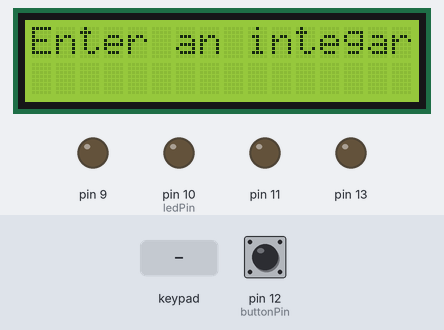
Bench run of a sketch on a simulated Arduino Uno, built with avr-gcc and run on an emulated ATmega328P. Parts: 16×2 character LCD, output pins drawn as LEDs (lit = HIGH). The inputs (shaded band) are chosen by the test bench; at power-on: pin 12 (buttonPin) LOW.

Above: at 2.1 s.
At 5.2 s:
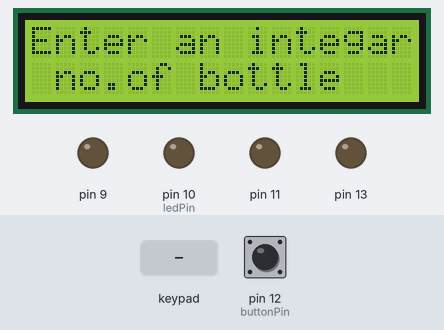
5.3 s: keypad keys 6 7 8 # pressed 0.4 s apart
At 6.3 s:
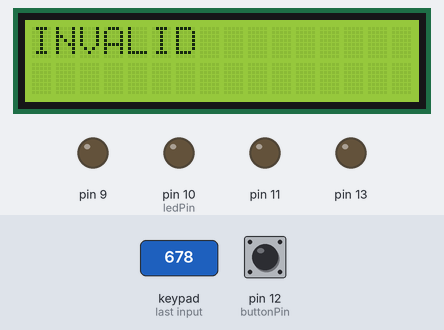
At 8.3 s:
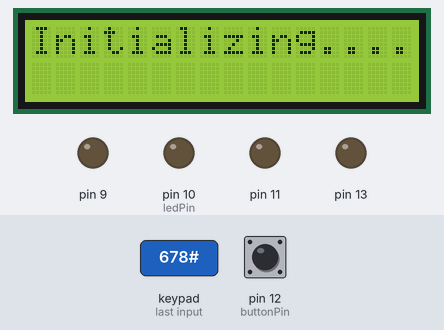
9.1 s: keypad keys 6 7 8 pressed 0.4 s apart
At 11.5 s:
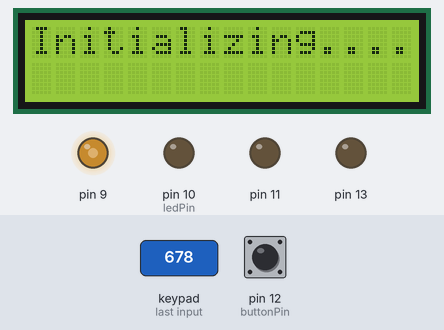
13.3 s: key '5' pressed
16.3 s: key '6' pressed
19.3 s: key '7' pressed
22.3 s: key '8' pressed
Timing chart, 0 to 25.3 s (numbered marks = the images above; inputs shaded):
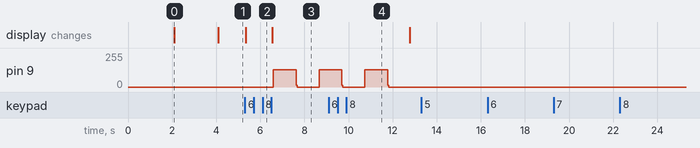

The sketch:

Bottle_filling1111111.ino
```cpp
#include <Keypad.h>
#include <Wire.h>
#include <LiquidCrystal_I2C.h>
LiquidCrystal_I2C lcd(0x27, 16, 2);
int pulse=650;
//#include <Stepper.h>
const int buttonPin = 12;     // the number of the pushbutton pin
const int ledPin =  10;      // the number of the LED pin
const byte ROWS = 4; //four rows
const byte COLS = 3; //three columns
/*void stepper(bool direction , int steps)
{
  for(int i=0; i<steps ; i++)
  {
  digitalWrite(11,direction);
  digitalWrite(9,1);
  delayMicroseconds(pulse);
  digitalWrite(9,0);
  delayMicroseconds(pulse);
  }
}*/
char keys[ROWS][COLS] = {
  {'1','2','3'},
  {'4','5','6'},
  {'7','8','9'},
  {'*','0','#'}
};
byte rowPins[ROWS] = {2,3,4,5}; //connect to the row pinouts of the keypad
byte colPins[COLS] = {6,7,8}; //connect to the column pinouts of the keypad

Keypad keypad = Keypad( makeKeymap(keys), rowPins, colPins, ROWS, COLS );
//const int stepsPerRevolution = 200;
//Stepper myStepper(stepsPerRevolution, 8,9, 10, 11);
// variables will change:
int buttonState = 0;         // variable for reading the pushbutton status

void setup() {
  // initialize the LED pin as an output:
  lcd.begin();
  lcd.backlight();
  lcd.setCursor(4,0);
  lcd.print("Hello!");
  delay(2000);
  lcd.clear();
  lcd.print("Enter an integar");
  //lcd.print("initialozing...");
  delay(2000);
  Serial.begin(9600);
  //myStepper.setSpeed(100);
  pinMode(ledPin, OUTPUT);
  // initialize the pushbutton pin as an input:
  pinMode(buttonPin, INPUT);
  pinMode(13,OUTPUT);
  pinMode(9,OUTPUT);
  pinMode(11,OUTPUT);
  Serial.begin(9600);
}
int flag=0;
int p=0;
int m=0;
int n;
int i=0;
void loop() {
//  lcd.clear();
  lcd.setCursor(1,1);
  lcd.print("no.of bottle ");
  char key = keypad.getKey();

  if (key){
    n=int(key)-48;
    lcd.clear();
    lcd.print("bottle ");
    lcd.print(n);
    //Serial.println(key);
    //Serial.print("\n");
    //Serial.print(n);
    p++;
  }
  if(n<5){
  if (p>=1){
  /*myStepper.step(-stepsPerRevolution);
  delay(5000);*/
  lcd.clear();
  lcd.print("Initializing....");
  buttonState = digitalRead(buttonPin);
  if(buttonState==LOW)
  {
         digitalWrite(11,LOW);
         int U;
         for(U=0;U<800;U++)
         {
             digitalWrite(9,HIGH);
             delayMicroseconds(pulse);
             digitalWrite(9,LOW);
             delayMicroseconds(pulse);
         }
         /*stepper(0,800);//// stepper(direction 1 or 0, steps number)
         delay(2000);*/
  }
  if (buttonState == HIGH) {
    //Serial.print("LED IS ON");
    digitalWrite(ledPin, HIGH);
    delay(1000);
    while(i<n)
    {
       //lcd.clear();
       lcd.setCursor(0,0);
       lcd.print("no.of bottle ");
       lcd.print(i+1);
       m=m+1;
       if(m>0){
           digitalWrite(13,HIGH);
           Serial.print(m);
           delay(1500);
           digitalWrite(13,LOW);
           m=0;
           digitalWrite(11,HIGH);
           float x;
           //int A=3;
           //int b=50;
           for(x=0;x<800;x++){
           digitalWrite(9,HIGH);
           delayMicroseconds(pulse);
           digitalWrite(9,LOW);
           delayMicroseconds(pulse);
           /*stepper(1,800);//// stepper(direction 1 or 0, steps number)
           delay(2000);*/
           }
           delay(1000);
       }
       //Serial.print("no.of bottle ");
       //Serial.print(i);
       i++;
      // delay(4000);
       if(i== n)
       {
         // goto End;
          lcd.clear();
          lcd.print("task complete");
          lcd.setCursor(1,1);
          lcd.print("thank you");
          delay(20000);
       }

    }
  }
  else {
                              // turn LED off:
    //Serial.print("LED IS OFF");
    digitalWrite(ledPin, LOW);
    delay(1000);
  }
  }
  }
  else {
    lcd.clear();
    lcd.print("INVALID");
  }
}
  /*End:
    lcd.clear();
    lcd.print("task complete");
    lcd.setCursor(1,1);
    lcd.print("thank you");
    delay(20000);*/
```

Measured:
- after the input at 5.3 s, pin 9: 0/255 → 129/255 after 1.3 s, → 0/255 1.0 s later, → 129/255 1.0 s later; the display: changes at once (image 2)
- after the input at 9.1 s, pin 9: goes on until 11.8 s, then stays 0/255
- after the input at 13.3 s, every drawn part: stays the same
- after the input at 16.3 s, every drawn part: stays the same
- after the input at 19.3 s, every drawn part: stays the same
- after the input at 22.3 s, every drawn part: stays the same
- what the display in image 0 shows lasts 2.0 s, from 2.1 s to 4.1 s
